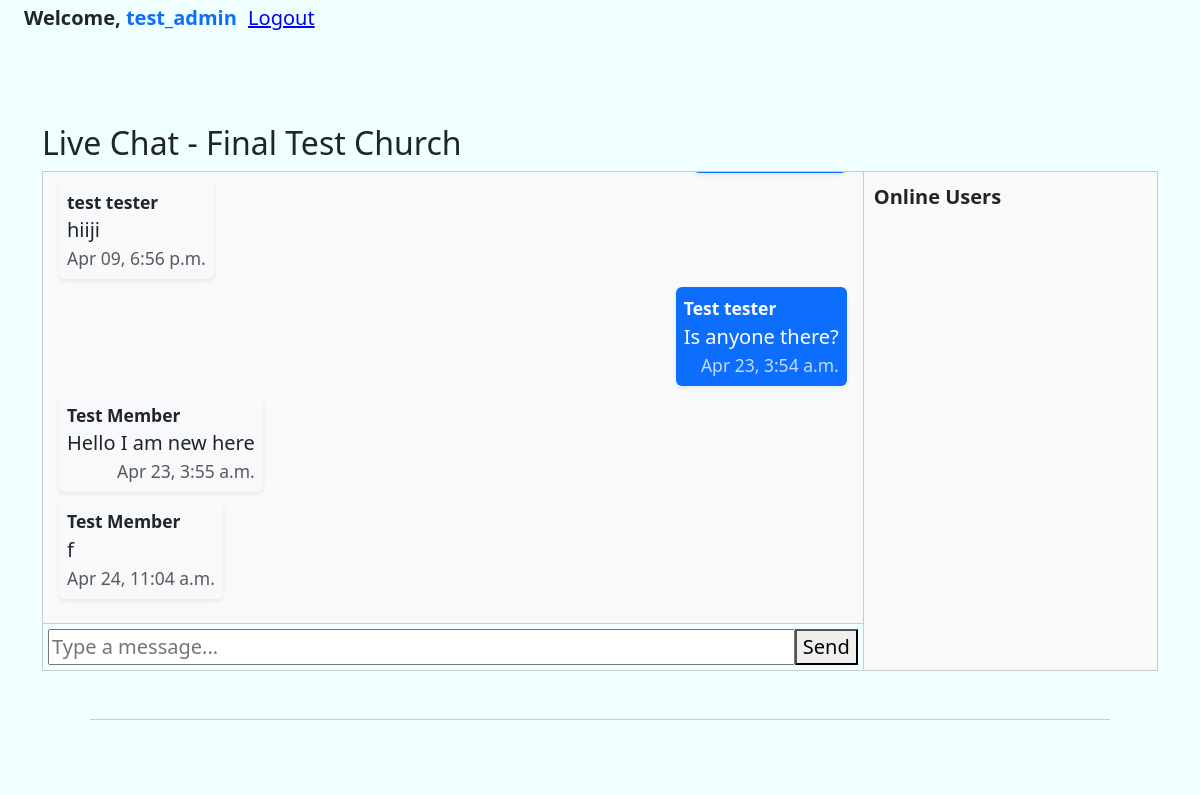
The app's page /chat/10/ (signed in), older data.
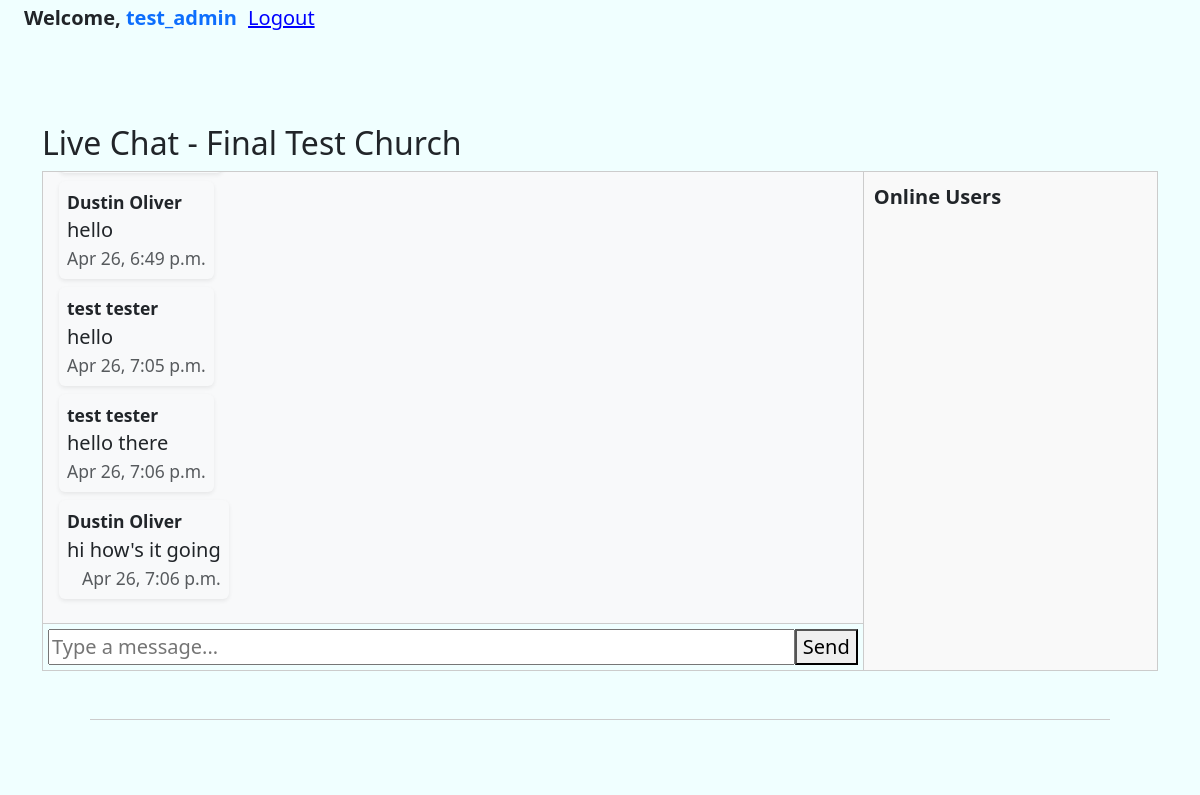
The same page, newer data.
### core/models.py (models this page shows)
class ChatMessage(models.Model):
    church = models.ForeignKey(Church, on_delete=models.CASCADE)
    user = models.ForeignKey(User, on_delete=models.CASCADE)
    message = models.TextField()
    created = models.DateTimeField(auto_now_add=True)

### core/views.py (the view)
# urls.py: path('chat/<int:church_id>/', views.chat_page, name='chat'),
@login_required
def chat_page(request, church_id):
    church = get_object_or_404(Church, id=church_id)
    chat_messages = ChatMessage.objects.filter(church=church).order_by('-created')[:50]
    chat_messages = list(chat_messages)[::-1]
    return render(request, 'chat.html', {
        'church': church,
        'chat_messages': chat_messages
    })

### core/templates/chat.html (shortened to what this page needs)
{% extends 'base.html' %}
{% load static %}
{% block content %}
<h2>Live Chat - {{ church.name }}</h2>
<div class="chat-container">
    <div class="chat-main">
        <div id="chat-box"
             class="flex-grow-1 overflow-auto p-3"
             data-user-id="{{ request.user.id }}">
            {% for msg in chat_messages %}
                <div class="d-flex mb-2 {% if msg.user == request.user %}justify-content-end{% else %}justify-content-start{% endif %}">
                    <div class="p-2 rounded shadow-sm
                        {% if msg.user == request.user %}
                            bg-primary text-white
                        {% else %}
                            bg-light
                        {% endif %}"
                        style="max-width: 70%;">
                        <div class="small fw-bold">
                            {{ msg.user.first_name }} {{ msg.user.last_name }}
                        </div>
                        <div>
                            {{ msg.message }}
                        </div>
                        <div class="text-end small opacity-75">
                            {{ msg.created|date:"M d, g:i a" }}
                        </div>
                    </div>
                </div>
            {% endfor %}
        </div>
        <div style="display:flex; border-top:1px solid #ccc; padding:5px;">
            <input id="message-input"
                   type="text"
                   placeholder="Type a message..."
                   style="flex:1;" />
            <button onclick="sendMessage()">Send</button>
        </div>
    </div>
    <div class="chat-sidebar">
        <strong>Online Users</strong>
    </div>
</div>
{% endblock %}

Row changes from the older to the newer data that the page shows:
no longer on this page (row unchanged): ChatMessage: user.first_name "test", user.last_name "tester", message "hiiji", created "Apr 09, 6:56 p.m."
no longer on this page (row unchanged): ChatMessage: user.first_name "Test", user.last_name "tester", message "Is anyone there?", created "Apr 23, 3:54 a.m."
no longer on this page (row unchanged): ChatMessage: user.first_name "Test", user.last_name "Member", message "Hello I am new here", created "Apr 23, 3:55 a.m."
no longer on this page (row unchanged): ChatMessage: user.first_name "Test", user.last_name "Member", message "f", created "Apr 24, 11:04 a.m."
added ChatMessage: user.first_name "Dustin", user.last_name "Oliver", message "hello", created "Apr 26, 6:49 p.m."
added ChatMessage: user.first_name "test", user.last_name "tester", message "hello", created "Apr 26, 7:05 p.m."
added ChatMessage: user.first_name "test", user.last_name "tester", message "hello there", created "Apr 26, 7:06 p.m."
added ChatMessage: user.first_name "Dustin", user.last_name "Oliver", message "hi how's it going", created "Apr 26, 7:06 p.m."
